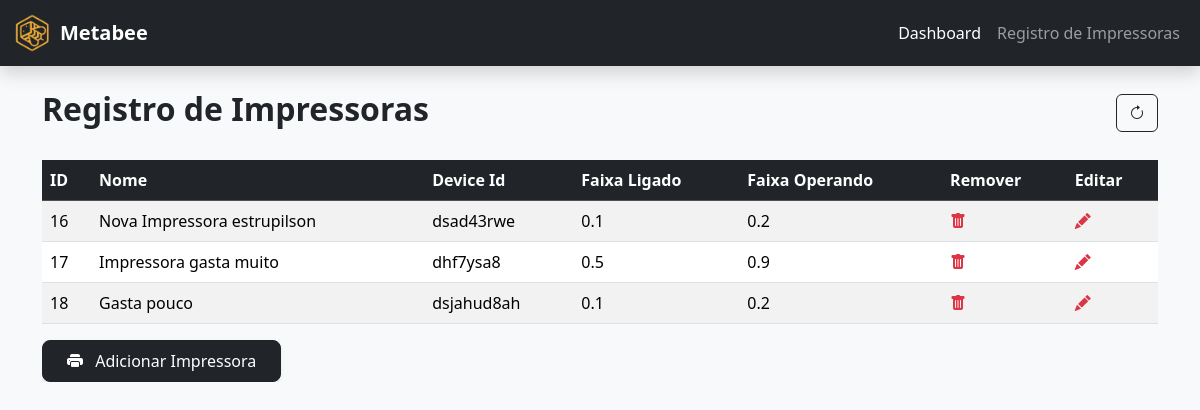
The page /manage_printers on the database as committed earlier.
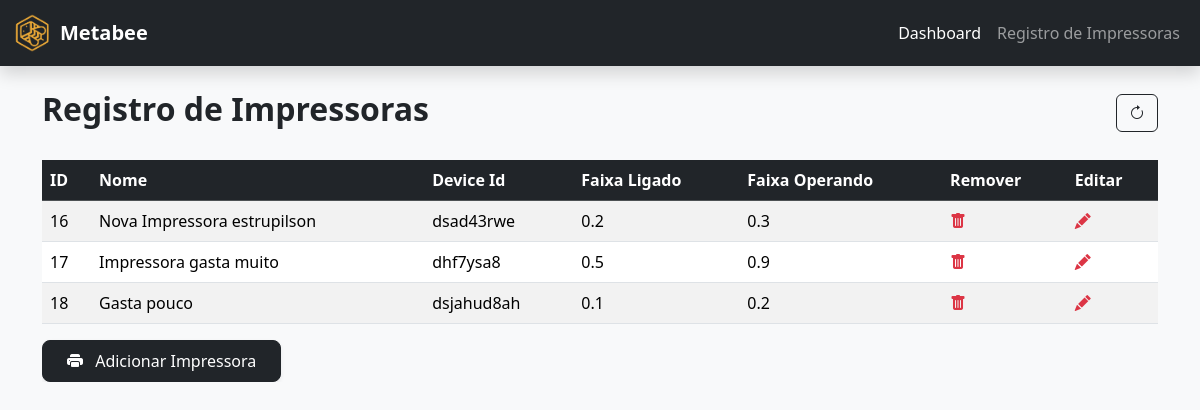
The same page on the database as committed later.
### metabee_app/models.py (models this page shows)
class Printer(models.Model):
    name = models.CharField(max_length=100, default="Default Printer")
    status = models.IntegerField(validators=[MinValueValidator(0), MaxValueValidator(2)], default=0)
    device_id = models.CharField(max_length=100, default="0")
    idle_range = models.FloatField(max_length=100, default=0)
    operating_range = models.FloatField(max_length=100, default=0)

### metabee_app/views.py (the view)
# urls.py: path('manage_printers', views.manage_printers, name="manage_printers"),
def manage_printers(request):
    printers = Printer.objects.all()
    context = {'printers': printers}
    return render(request, "manage_printers.html", context)

### metabee_app/templates/manage_printers.html (shortened to what this page needs)
{% extends 'layout.html' %}
{% load static %}
{% block content %}
  <div class="container py-4">
    <div class="d-flex justify-content-between align-items-center mb-4">
      <h2 class="fw-bold">Registro de Impressoras</h2>
      <button class="btn btn-outline-dark" onclick="location.reload()"><i class="bi bi-arrow-clockwise"></i></button>
    </div>
    <div class="table-responsive">
      <table class="table table-striped table-hover align-middle">
        <thead class="table-dark">
          <tr>
            <th>ID</th>
            <th>Nome</th>
            <th>Device Id</th>
            <th>Faixa Ligado</th>
            <th>Faixa Operando</th>
            <th>Remover</th>
            <th>Editar</th>
          </tr>
        </thead>
        <tbody>
          {% if printers %}
            {% for printer in printers %}
              <tr>
                <td>{{ printer.id }}</td>
                <td>{{ printer.name }}</td>
                <td>{{ printer.device_id }}</td>
                <td>{{ printer.idle_range }}</td>
                <td>{{ printer.operating_range }}</td>
                <td>
                  <a href="{% url 'delete_printer' printer.id %}" class="text-danger" title="Remover"><i class="bi bi-trash-fill"></i></a>
                </td>
                <td>
                  <a href="{% url 'edit_printer' printer.id %}" class="text-danger" title="Editar"><i class="bi bi-pencil-fill"></i></a>
                </td>
              </tr>
            {% endfor %}
          {% else %}
            <tr>
              <td colspan="4" class="text-center">Nenhuma impressora cadastrada.</td>
            </tr>
          {% endif %}
        </tbody>
      </table>
      <a href="{% url 'add_printer' %}">
        <button class="btn btn-dark px-4 py-2 rounded-3 shadow-sm"><i class="bi bi-printer-fill me-2"></i> Adicionar Impressora</button>
      </a>
    </div>
  </div>
{% endblock %}

Rows that differ between the two databases and show on the page:
changed Printer "Nova Impressora estrupilson": idle_range "0.1" → "0.2"; operating_range "0.2" → "0.3"
